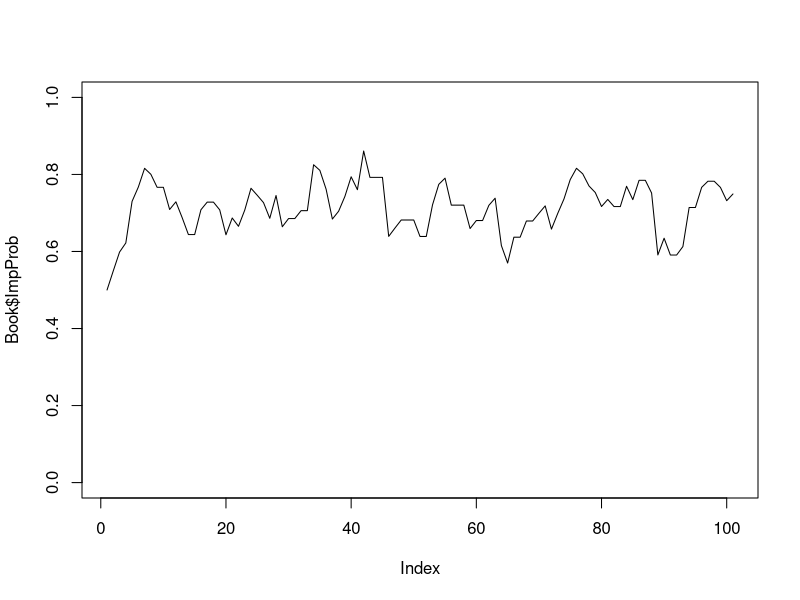

Source code (R):
library(dplyr)

#b is base, max market maker can lose on market
#q1 are shares for event=TRUE
#q2 are number of shares for event=FALSE

Cost <- function(b,q1,q2){
  #standard cost func for hanson log market scroing rule 
  return(
    b * log(exp(q1 / b) + exp(q2 / b))
  )
}

TraderPay <- function(b,q1,q2,q){
  #given q, how much of q1 being purchased, returns how much cash the trader must pay
  # for 'buying' q2, reverse q1 and q2
  result = Cost(b,q1+q,q2) - Cost(b,q1,q2)
  return(result)
}

Price1 <- function(b,q1,q2){
  # given base, and quantity of two option shares as inputs
  # returns implied price for yes, shares of option one
  # note this would be for an infitesimal purchase of q1, use TraderPay for actual price paid.
  return(
    exp(q1 / b) / (exp(q1 / b) + exp(q2 / b))
  )
}

SharesGot <- function(b,q1,q2,c){
  # Given b, q1, and q2, and the amount of cash the person wants to pay 'c', 
  # returns the number of shares the person will buy  
  return(
    b * log(exp((c / b) + (q1 / b)) + exp((c / b) + (q2 / b)) - exp(q2 / b)) - (q1)
  )
}



SharesToPrice <- function(b,q1,q2,price){
  # returns the number of shares needed to move current price (based on b,q1,q2)
  # to the argument "price"
  return(
    b * log((-price * exp(q2/b)) / (price-1)) - q1
  )
}

###########################
##  SIMULATORS #############
############################

Bidders <- function(n=10,prob=.8,sd=.1){
  #given number of biddors, and info about their distribution of prior probabilities,
  # returns a list of biddors with certain priors, and some cash to use
  result <-    rbind(
    data.frame(
      Time = 0,
      Prob = 0,
      Cash = 0
    ),
    data.frame(
      Time = round(runif(n,0,9999), 0),
      Prob = rnorm(n,prob,sd),
      Cash = rexp(n,0.5)
    ))
  
  result =  result %>%
    dplyr::mutate(
      Prob = ifelse(Prob > 1, yes = 1, no = Prob),
      Prob = ifelse(Prob < 0, yes = 0, no = Prob)
      )
  
  return( 
    result[with(result, order(Time)),]
  )
}

##########################################
# simulator one ----
# poeple have prior, if cost of new share is lowe rthan prior, buy until out of cash
# set base, fee, size, mean and distribution of people'e priors

base = 10
fee = 0.01
Dat <- Bidders(100,.8,0.1)

system.time({

  Dat$Buy = NA
  Dat$q1 = 0
  Dat$q2 = 0
  Dat$spend = 0
  Dat1 = Dat
  
  Book = data.frame(
    Time = 0,
    q1 = 0,
    q2 = 0,
    Income = 0,
    ImpProb = 0.5,
    base = base,
    fees_toMrkMaker = 0,
    type = NA
  )
  
  for (i in 2:nrow(Dat)){
    Dati = Dat[i,]
    CurrBook = tail(Book,1)
    
    
    
    
    #buy or sell?
    if ((TraderPay(CurrBook$base,CurrBook$q1,CurrBook$q2,1) + fee) < Dati$Prob){
      action = "Buy"
    } else {
      action = "Sell"
    } 
    
    ##############
    ##############
    # Need function for intelligent trader, see's price and cash, adn acts appropriately....
    
    if (action == "Buy"){
      while(  Dati$Cash >= (TraderPay(CurrBook$base,CurrBook$q1,CurrBook$q2,1) + fee)   
              & ((TraderPay(CurrBook$base,CurrBook$q1,CurrBook$q2,1) + fee) < Dati$Prob)){    
        Dati$q1 = Dati$q1 + 1 
        Dati$spend = Dati$spend + (TraderPay(CurrBook$base,CurrBook$q1,CurrBook$q2,1) + fee)
        Dati$Cash = Dati$Cash -  (TraderPay(CurrBook$base,CurrBook$q1,CurrBook$q2,1) + fee)
        CurrBook$base = CurrBook$base + (fee/2)
        CurrBook$q1 = CurrBook$q1 + 1
        CurrBook$fees_toMrkMaker = CurrBook$fees_toMrkMaker + (fee/2)
        
      }      
    } else {
      while(Dati$Cash >=  (TraderPay(CurrBook$base,CurrBook$q2,CurrBook$q1,1) + fee)  
            & ((TraderPay(CurrBook$base,CurrBook$q1,CurrBook$q2,1) + fee) > Dati$Prob)){
        Dati$q2 = Dati$q2 + 1
        Dati$spend = Dati$spend + (TraderPay(CurrBook$base,CurrBook$q2,CurrBook$q1,1) + fee)
        Dati$Cash = Dati$Cash - (TraderPay(CurrBook$base,CurrBook$q2,CurrBook$q1,1) + fee)
        CurrBook$base = CurrBook$base + (fee/2)
        CurrBook$q2 = CurrBook$q2 + 1
        CurrBook$fees_toMrkMaker = CurrBook$fees_toMrkMaker + (fee/2)
      }
    }
    
  
    CurrBook <- CurrBook %>%
      dplyr::mutate(
        Time = Dati$Time[1],
        Income = (Income +  Dati$spend[1]),
        ImpProb = Price1(tail(CurrBook$base,1), q1, q2),
        type = as.character(action)
      )
    if (Dati$spend == 0) CurrBook$type = NA    
    
    #update book
    Book = rbind(
      Book,
      CurrBook) 
    

    Dati$Buy = action
    Dat[i,] = Dati
    
  }
  
  
  MarketResult <- function(Dat=Dat, Book1=Book, Result=T){
    # Result = T if option one, q1, pays
    
    BookEnd <- Book1[dim(Book1)[1],]
    
    if (Result){
      print("Option 1 pays")
      print(paste("Total Payment", BookEnd$q1[1]))
      print(paste("Income", BookEnd$Income[1] - BookEnd$q1[1]))
      print(paste("Fees", BookEnd$fees_toMrkMaker[1]))
    }
    
    
  }
  
})

Dat1
Dat
Book
plot(Book$ImpProb, type = "l", ylim = c(0,1))

MarketResult()



